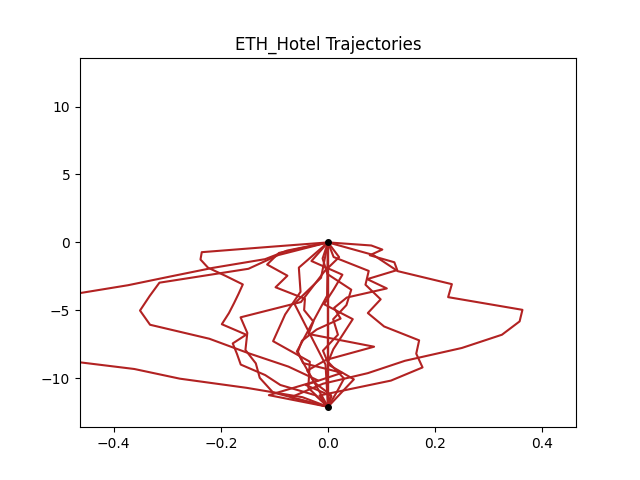
#> input picture Data/ETH_Hotel Trajectories.png, 640 x 480 px; its folder holds only this picture in this run
$ python -i data_analysis.py   (imports and definitions only)
#> lines starting #> are read from the running program, lines starting #| are printed output that depends on the picture
# IMPORTS:
import numpy as np
from tqdm import tqdm
import pandas as pd
import os
import matplotlib.pyplot as plt
from tslearn.clustering import TimeSeriesKMeans
from scipy.interpolate import interp1d
import argparse

# INSTRUCTIONS:
#   cd C:\PROJECTS\CrowdImprint
#   .venv\Scripts\activate
#   cd .\Data\
#   python3 .\data_analysis.py

# [5 lines left out: function skiprows, not called in this run]

def preprocess_data(source):
  # opentraj
  print("preprocess_data()")

  """
  source == "ETH":
    [frame_number pedestrian_ID pos_x pos_z pos_y v_x v_z v_y ]
    https://icu.ee.ethz.ch/research/datsets.html
    25fps videos BUT 2.5 fps annotations (0.4s timestep)

  source == "Flock"
    ./Flock/*.csv
    [time; pos_x; pos_y]
    0.04s timestep => 25fps
  """

  if source == "ETH":
    """
    returns: list 'agents_traj'
            list of #eth files i.e., eth_hotel and eth_road,
            within which a list of #agents,
            of positional arrays of shape (#frames, 3) with columns: [frame_no, pos_x, pos_y].
    """
    # traj_path =  "C:/PROJECTS/CrowdImprint/Data/Trajectories/eth_hotel.txt"
    traj_dir = "./Trajectories"
    all_files = os.listdir(traj_dir)
    eth_files = [file for file in all_files if file.endswith(".txt") and "eth" in file]
    agents_traj = []

    for i, eth_file in enumerate(eth_files):
      traj_path =  f"./Trajectories/{eth_file}"

      traj_array = np.loadtxt(traj_path)

      column_names = ["Frame_No", "Pedestrian_ID", "pos_x", "pos_z", "pos_y", "v_x", "v_z", "v_y" ]
      df = pd.DataFrame(traj_array, columns = column_names)
      df = df.drop("pos_z", axis = 1)
      df = df.drop("v_z", axis = 1)
      df = df.drop("v_x", axis = 1)
      df = df.drop("v_y", axis = 1)
      num_agents = int(df["Pedestrian_ID"].max())
      agents_traj_list = []
      for agent_id in range(1,num_agents+1):

        agent_traj = df[df["Pedestrian_ID"] == agent_id]
        agent_traj = agent_traj.drop("Pedestrian_ID", axis = 1)
        agents_traj_values = agent_traj.values
        # Remove non existent agent IDs
        if len(agents_traj_values) == 0:
          continue
        frame_cutoff = agents_traj_values[-1,0] # TODO: Custom e.g.25
        start_frame = agents_traj_values[0,0]
        cutoff = 0
        cutoff_list = []
        start_list = [0]
        for i in range(1,agents_traj_values.shape[0]):
          end_frame = agents_traj_values[i,0]
          if end_frame-start_frame > frame_cutoff:
            cutoff += 1
            cutoff_list.append(i)
            start_list.append(i)
            start_frame = end_frame
        cutoff_list.append(agents_traj_values.shape[0]+1)

        for c in range(cutoff+1):
          agents_traj_list.append(agents_traj_values[start_list[c]:cutoff_list[c],:])

      agents_traj.append(agents_traj_list)

    return agents_traj

  elif source == "Flock":
    """
    returns: list 'agents_traj'
            list of flock scenarios i.e., 1,
            within which a list of #agents,
            of positional arrays of shape (#timesteps, 3) with columns: [timestep, pos_x, pos_y]
    """

    traj_dir = "./Trajectories/Flock/"
    all_agent_files = os.listdir(traj_dir)
    column_names = ["Timestep", "pos_x", "pos_y" ]

    agents_traj = []
    agents_traj_list = []
    timestep = 0.04

    for agent_id,agent_file in enumerate(all_agent_files):
      # Load file:
      agent_traj = pd.read_csv(traj_dir+agent_file, header=None)
      agent_traj[column_names] = agent_traj[0].str.split(';', expand=True)
      agent_traj[column_names[0]] = agent_traj[column_names[0]].astype(float)
      agent_traj[column_names[1]] = agent_traj[column_names[1]].astype(float)
      agent_traj[column_names[2]] = agent_traj[column_names[2]].astype(float)
      agent_traj.drop(0, axis=1, inplace=True)
      agents_traj_values = agent_traj.values

      # Cutoff trajectories according to specified framerate/duration:
      frame_cutoff = int(agents_traj_values[-1,0]/timestep + 1) # TODO: Custom e.g.25
      start_frame = int(agents_traj_values[0,0]/timestep + 1)
      cutoff = 0
      cutoff_list = []
      start_list = [0]
      for i in range(1,agents_traj_values.shape[0]):
        end_frame = int(agents_traj_values[i,0]/timestep + 1)
        if end_frame-start_frame > frame_cutoff:
          cutoff += 1
          cutoff_list.append(i)
          start_list.append(i)
          start_frame = end_frame
      cutoff_list.append(agents_traj_values.shape[0]+1)

      for c in range(cutoff+1):
        agents_traj_list.append(agents_traj_values[start_list[c]:cutoff_list[c],:])
      # agents_traj_list.append(agents_traj_values) # *(386,3)

    agents_traj.append(agents_traj_list)
    return agents_traj

  elif source == "Zara":
    """
    returns: list 'agents_traj'
          list of #zara files i.e., zara1, zara2, zara3,
          within which a list of #agents,
          of positional arrays of shape (#frames, 5) with columns: [frame_no, pos_x, pos_y, pixel_x, pixel_y].
          2.5fps
    """

    traj_dir = "./Trajectories/Zara/"
    zara_folders = [folder for folder in os.listdir(traj_dir) if os.path.isdir(os.path.join(traj_dir, folder))]
    agents_traj = []
    timestep = 0.4
    column_names = ["Timestep", "pos_x", "pos_y", "pixel_x", "pixel_y"]

    for i, zara_folder in enumerate(zara_folders):
      all_agent_files = os.listdir(traj_dir+zara_folder)
      agents_traj_list = []
      if zara_folder == "Zara03":
        column_names = ["Timestep", "pos_x", "pos_y"]

      # Load agent trajectory:
      for agent_id,agent_file in enumerate(all_agent_files):
        agent_traj = pd.read_csv(traj_dir+zara_folder+"/"+agent_file, header=None, skiprows= skiprows)
        agent_traj[column_names] = agent_traj[0].str.split(';', expand=True)
        agent_traj[column_names[0]] = agent_traj[column_names[0]].astype(float)
        agent_traj[column_names[1]] = agent_traj[column_names[1]].astype(float)
        agent_traj[column_names[2]] = agent_traj[column_names[2]].astype(float)
        agent_traj.drop(0, axis=1, inplace=True)
        if zara_folder != "Zara03":
          agent_traj = agent_traj.drop("pixel_x", axis = 1)
          agent_traj = agent_traj.drop("pixel_y", axis = 1)
        agents_traj_values = agent_traj.values

        # Cutoff trajectories according to specified framerate/duration:
        frame_cutoff = int(agents_traj_values[-1,0]/timestep + 1) # TODO: Custom e.g.25
        start_frame = int(agents_traj_values[0,0]/timestep + 1)
        cutoff = 0
        cutoff_list = []
        start_list = [0]
        for i in range(1,agents_traj_values.shape[0]):
          end_frame = int(agents_traj_values[i,0]/timestep + 1)
          if end_frame-start_frame > frame_cutoff:
            cutoff += 1
            cutoff_list.append(i)
            start_list.append(i)
            start_frame = end_frame
        cutoff_list.append(agents_traj_values.shape[0]+1)

        for c in range(cutoff+1):
          agents_traj_list.append(agents_traj_values[start_list[c]:cutoff_list[c],:])
        # agents_traj_list.append(agents_traj_values)

      agents_traj.append(agents_traj_list)

    return agents_traj

  elif source == "Students":
    """
    returns: list 'agents_traj'
          list of #student files i.e., student1, student3,
          within which a list of #agents,
          of positional arrays of shape (#frames, 5) with columns: [frame_no, pos_x, pos_y].
          2.5fps
    """

    traj_dir = "./Trajectories/Students/"
    student_folders = [folder for folder in os.listdir(traj_dir) if os.path.isdir(os.path.join(traj_dir, folder))]
    agents_traj = []
    timestep = 0.4
    column_names = ["Timestep", "pos_x", "pos_y"]

    for i, student_folder in enumerate(student_folders):
      all_agent_files = os.listdir(traj_dir+student_folder)
      agents_traj_list = []

      # Load agent trajectory:
      for agent_id,agent_file in enumerate(all_agent_files):
        agent_traj = pd.read_csv(traj_dir+student_folder+"/"+agent_file, header=None, skiprows= skiprows)
        agent_traj[column_names] = agent_traj[0].str.split(';', expand=True)
        agent_traj[column_names[0]] = agent_traj[column_names[0]].astype(float)
        agent_traj[column_names[1]] = agent_traj[column_names[1]].astype(float)
        agent_traj[column_names[2]] = agent_traj[column_names[2]].astype(float)
        agent_traj.drop(0, axis=1, inplace=True)
        agents_traj_values = agent_traj.values

        # Cutoff trajectories according to specified framerate/duration:
        frame_cutoff = int(agents_traj_values[-1,0]/timestep + 1) # TODO: Custom e.g.25
        start_frame = int(agents_traj_values[0,0]/timestep + 1)
        cutoff = 0
        cutoff_list = []
        start_list = [0]
        for i in range(1,agents_traj_values.shape[0]):
          end_frame = int(agents_traj_values[i,0]/timestep + 1)
          if end_frame-start_frame > frame_cutoff:
            cutoff += 1
            cutoff_list.append(i)
            start_list.append(i)
            start_frame = end_frame
        cutoff_list.append(agents_traj_values.shape[0]+1)

        for c in range(cutoff+1):
          agents_traj_list.append(agents_traj_values[start_list[c]:cutoff_list[c],:])
        # agents_traj_list.append(agents_traj_values)

      agents_traj.append(agents_traj_list)

    return agents_traj

  else:
    print("INPUT ERROR: Source Type Not Supported!")
    return

# [172 lines left out: functions visualize_agent_traj, perform_dtw, not called in this run]

def main(source_name, traj_index, index_name):
  pass

# [28 lines not run here, left out]

>>> import cv2
>>> picture = cv2.imread('ETH_Hotel Trajectories.png', cv2.IMREAD_GRAYSCALE)
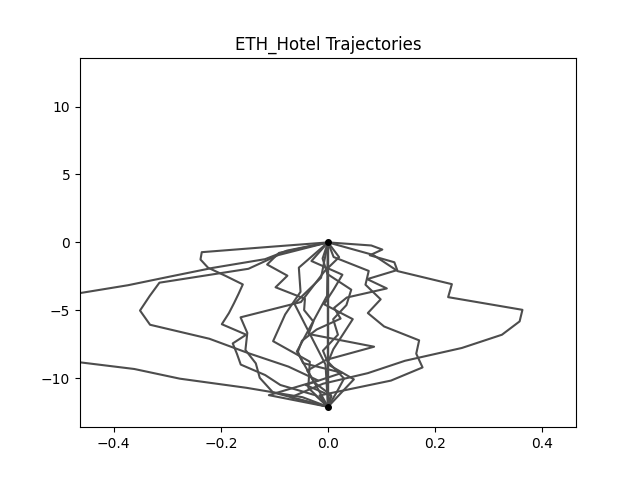
#> picture: shape (480, 640); min 0, max 255, mean 247.7
#> (the run stopped early here; a loop or call above may not have finished)

$ run again, on Data/Flock Trajectories.png
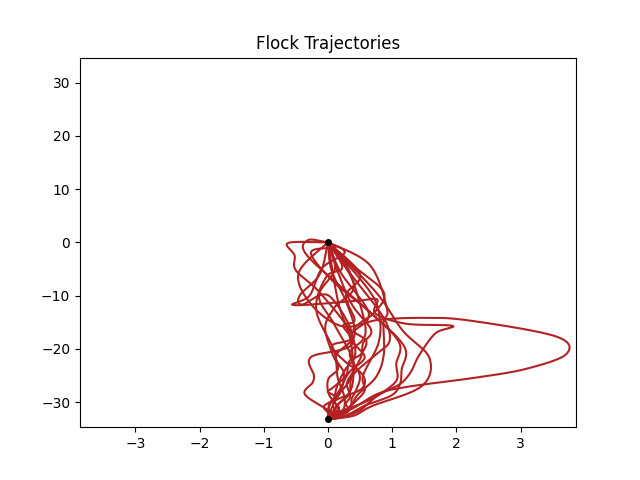
#> input picture Data/Flock Trajectories.png, 640 x 480 px
#> `picture = cv2.imread('ETH_Hotel Trajectories.png', cv2.IMREAD_GRAYSCALE)`:
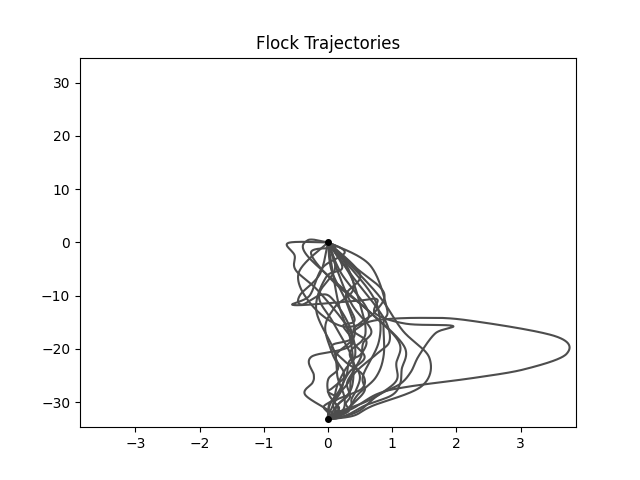
#> picture: shape (480, 640); min 0, max 255, mean 247.7
